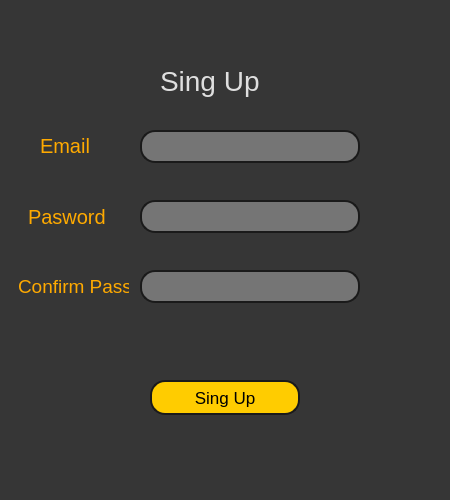
<?xml version="1.0" encoding="UTF-8"?>
<ui version="4.0">
 <class>createaccount</class>
 <widget class="QDialog" name="createaccount">
  <property name="geometry">
   <rect>
    <x>0</x>
    <y>0</y>
    <width>450</width>
    <height>500</height>
   </rect>
  </property>
  <property name="windowTitle">
   <string>Create Accont</string>
  </property>
  <property name="styleSheet">
   <string notr="true">background-color: rgb(54, 54, 54);</string>
  </property>
  <widget class="QLabel" name="label">
   <property name="geometry">
    <rect>
     <x>160</x>
     <y>60</y>
     <width>101</width>
     <height>41</height>
    </rect>
   </property>
   <property name="styleSheet">
    <string notr="true">color: rgb(223, 223, 223);
font-size:28px;</string>
   </property>
   <property name="text">
    <string>Sing Up</string>
   </property>
  </widget>
  <widget class="QLabel" name="label_2">
   <property name="geometry">
    <rect>
     <x>40</x>
     <y>130</y>
     <width>51</width>
     <height>31</height>
    </rect>
   </property>
   <property name="styleSheet">
    <string notr="true">font-size:20px;
color: rgb(255, 170, 0);</string>
   </property>
   <property name="text">
    <string>Email:</string>
   </property>
  </widget>
  <widget class="QLineEdit" name="email">
   <property name="geometry">
    <rect>
     <x>140</x>
     <y>130</y>
     <width>220</width>
     <height>33</height>
    </rect>
   </property>
   <property name="styleSheet">
    <string notr="true">padding:5px;
border:2px solid rgb(26, 26, 26);
border-radius:15px;
font-size:15px;
color: rgb(255, 255, 255);
background-color: rgb(117, 117, 117);</string>
   </property>
  </widget>
  <widget class="QLabel" name="label_3">
   <property name="geometry">
    <rect>
     <x>28</x>
     <y>201</y>
     <width>81</width>
     <height>31</height>
    </rect>
   </property>
   <property name="styleSheet">
    <string notr="true">font-size:20px;
color: rgb(255, 170, 0);</string>
   </property>
   <property name="text">
    <string>Pasword</string>
   </property>
  </widget>
  <widget class="QLineEdit" name="password">
   <property name="geometry">
    <rect>
     <x>140</x>
     <y>200</y>
     <width>220</width>
     <height>33</height>
    </rect>
   </property>
   <property name="styleSheet">
    <string notr="true">padding:5px;
background-color: rgb(117, 117, 117);
color: rgb(255, 255, 255);
border:2px solid rgb(26, 26, 26);
border-radius:15px;
font-size:15px;</string>
   </property>
  </widget>
  <widget class="QPushButton" name="singupbutton">
   <property name="geometry">
    <rect>
     <x>150</x>
     <y>380</y>
     <width>150</width>
     <height>35</height>
    </rect>
   </property>
   <property name="styleSheet">
    <string notr="true">padding:5px;
border:2px solid rgb(26, 26, 26);
border-radius:15px;
font-size:17px;
background-color: rgb(255, 204, 0);</string>
   </property>
   <property name="text">
    <string>Sing Up</string>
   </property>
  </widget>
  <widget class="QLabel" name="label_4">
   <property name="geometry">
    <rect>
     <x>18</x>
     <y>271</y>
     <width>111</width>
     <height>31</height>
    </rect>
   </property>
   <property name="styleSheet">
    <string notr="true">font-size:19px;
color: rgb(255, 170, 0);</string>
   </property>
   <property name="text">
    <string>Confirm Pass</string>
   </property>
  </widget>
  <widget class="QLineEdit" name="confirmpass">
   <property name="geometry">
    <rect>
     <x>140</x>
     <y>270</y>
     <width>220</width>
     <height>33</height>
    </rect>
   </property>
   <property name="styleSheet">
    <string notr="true">padding:5px;
background-color: rgb(117, 117, 117);
color: rgb(255, 255, 255);
border:2px solid rgb(26, 26, 26);
border-radius:15px;
font-size:15px;</string>
   </property>
  </widget>
 </widget>
 <resources/>
 <connections/>
</ui>
